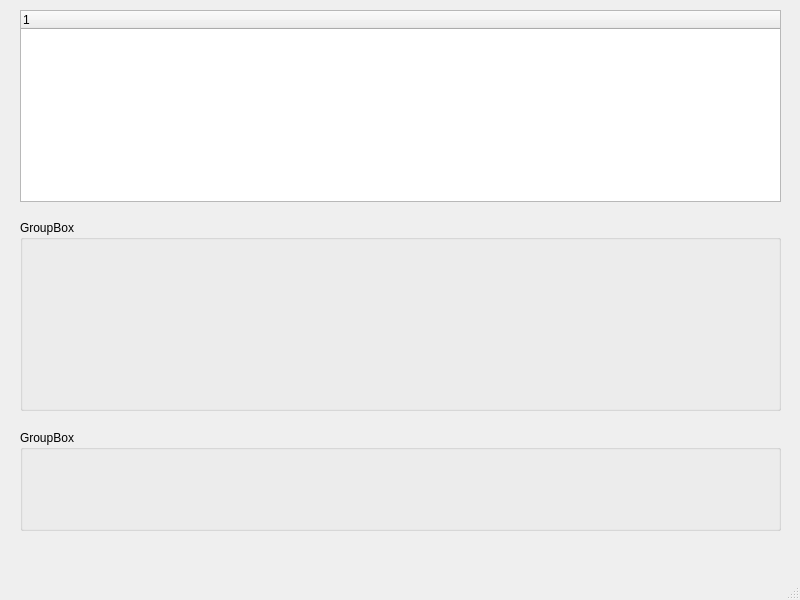
<?xml version="1.0" encoding="UTF-8"?>
<ui version="4.0">
 <class>MainWindow</class>
 <widget class="QMainWindow" name="MainWindow">
  <property name="geometry">
   <rect>
    <x>0</x>
    <y>0</y>
    <width>800</width>
    <height>600</height>
   </rect>
  </property>
  <property name="windowTitle">
   <string>MainWindow</string>
  </property>
  <widget class="QWidget" name="centralwidget">
   <widget class="QTreeWidget" name="treeWidget">
    <property name="geometry">
     <rect>
      <x>20</x>
      <y>10</y>
      <width>761</width>
      <height>192</height>
     </rect>
    </property>
    <column>
     <property name="text">
      <string notr="true">1</string>
     </property>
    </column>
   </widget>
   <widget class="QGroupBox" name="groupBox">
    <property name="geometry">
     <rect>
      <x>20</x>
      <y>220</y>
      <width>761</width>
      <height>191</height>
     </rect>
    </property>
    <property name="title">
     <string>GroupBox</string>
    </property>
   </widget>
   <widget class="QGroupBox" name="groupBox_2">
    <property name="geometry">
     <rect>
      <x>20</x>
      <y>430</y>
      <width>761</width>
      <height>101</height>
     </rect>
    </property>
    <property name="title">
     <string>GroupBox</string>
    </property>
   </widget>
  </widget>
  <widget class="QMenuBar" name="menubar">
   <property name="geometry">
    <rect>
     <x>0</x>
     <y>0</y>
     <width>800</width>
     <height>21</height>
    </rect>
   </property>
  </widget>
  <widget class="QStatusBar" name="statusbar"/>
 </widget>
 <resources/>
 <connections/>
</ui>
